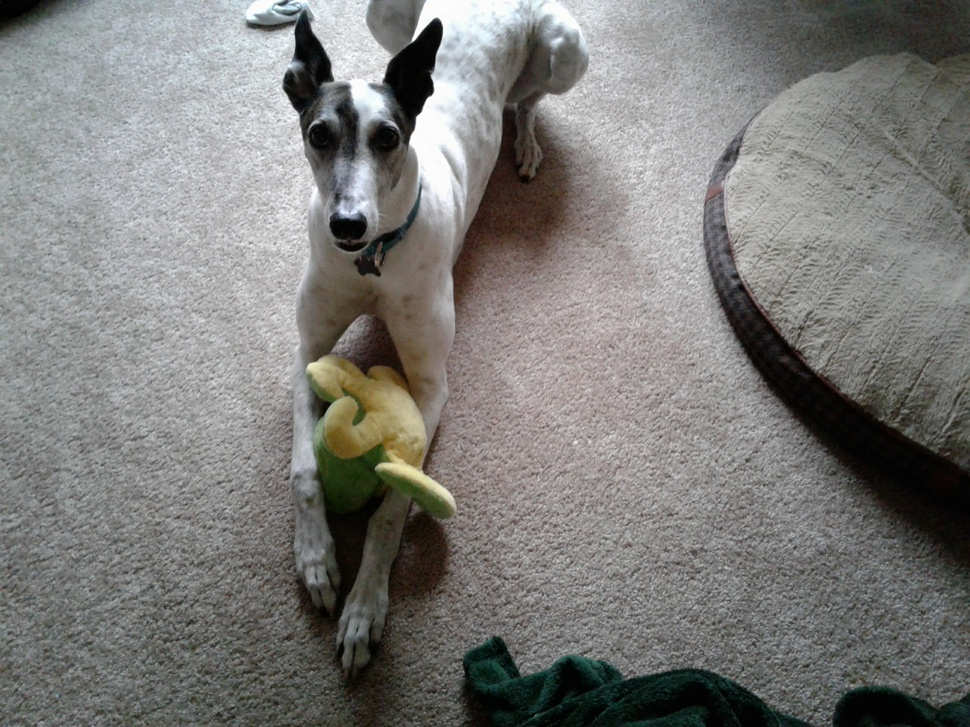
#> input picture Lectures/Tazzy.jpg, 970 x 727 px, shrunk from 2576 x 1932 before the run
$ jupyter execute --allow-errors Lecture7.ipynb
#> lines starting #> are read from the running program, lines starting #| are printed output that depends on the picture
# Lecture 7
    work in progress. PAY NO ATTENTION TO THE MAN BEHIND THE CURTAIN!!!

## What are images?

Matrices (tensors)

x*y*(r,b,g)

Let's look at Taz again and inspect the actual data.

[cell 1]
import numpy as np
import cv2

# Open CV (Open Computer Vision)
## https://opencv.org/
## https://pypi.org/project/opencv-python/
## https://docs.opencv.org/4.x/d6/d00/tutorial_py_root.html
## https://www.geeksforgeeks.org/opencv-python-tutorial/
## https://pythonprogramming.net/loading-images-python-opencv-tutorial/
## https://www.youtube.com/watch?v=oXlwWbU8l2o&ab_channel=freeCodeCamp.org

[cell 2]
# Matplotlib
import matplotlib.pyplot as plt
from PIL import Image

img = np.asarray(Image.open('Tazzy.jpg'))
#> img is the input picture: shape (727, 970, 3); mean R, G, B 124.1, 123.6, 121.1
print(img)
#> (printed output is left out)
print(f'Image Shape: {img.shape}')
#| Image Shape: (727, 970, 3)

plt.imshow(img)

[cell 3]
# OpenCV

imgcv = cv2.imread("Tazzy.jpg")
print(imgcv)
#> (printed output is left out)
# cv2.imshow('Tazzy', imgcv)
plt.imshow(imgcv)

# imgcv_RGB = cv2.cvtColor(imgcv, cv2.COLOR_BGR2RGB)
# plt.imshow(imgcv_RGB)
# cv2.imshow("Display window", imgcv)

Notice Color differences in how the matrices are loaded and displayed? Let's directly compare the matrices.

If they're the same.... subtracting one from the other SHOULD result in a matrix of same shape but all zero....which should appear BLACK when plotted.

[cell 4]
delta_img = img - imgcv
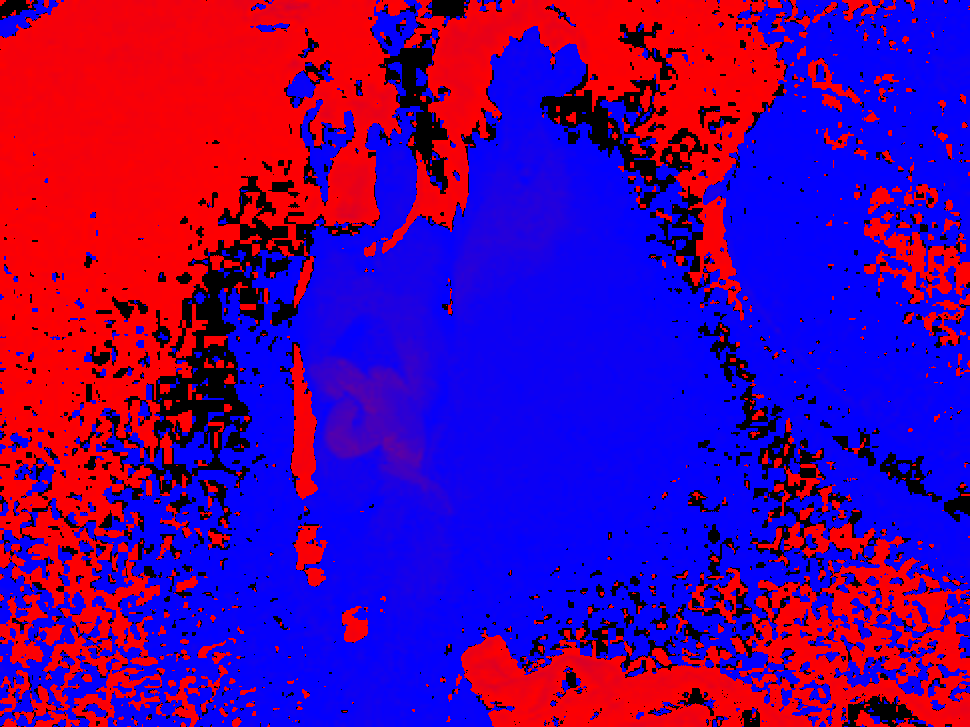
#> delta_img: shape (727, 970, 3); mean R, G, B 91.7, 0, 141.5
# delta_img = img - imgcv_RGB

plt.imshow(delta_img)

# What about Greyscale?

Greyscale images are flat matrices, which are x * y * v(value)

For Matplotlib:

    https://stackoverflow.com/questions/12201577/how-can-i-convert-an-rgb-image-into-grayscale-in-python

For OpenCV:


[cell 5]
# Plt
img_gray = Image.open('Tazzy.jpg').convert('L')
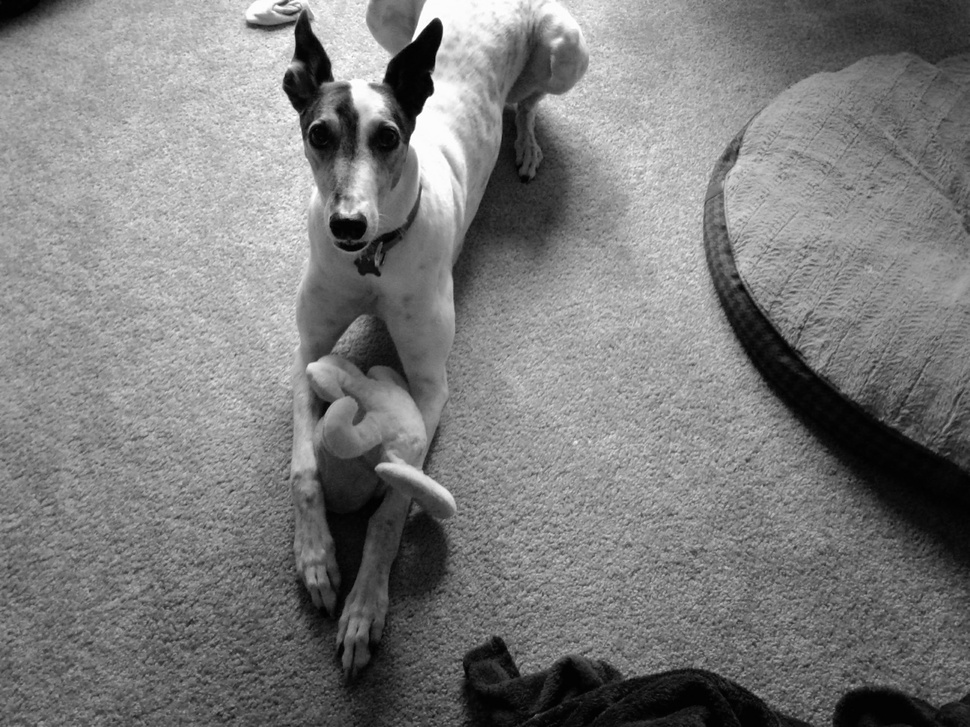
#> img_gray: PIL image 970x727 L; min 0, max 255, mean 123.5
print(img_gray)
#| <PIL.Image.Image image mode=L size=970x727 at 0x7F2630AFBA50>
# img_gray = Image.open('Tazzy.jpg').convert('LA')
plt.imshow(img_gray)

# 'LA' indicates that there is an alpha or transparency layer included (img edicting from phones)

[cell 6]
#cv2
imgcv_gray = cv2.cvtColor(imgcv, cv2.COLOR_BGRA2GRAY)
print(imgcv_gray.shape)
#| (727, 970)
plt.imshow(imgcv_gray)
print(np.max(imgcv_gray))
#| 255
print(np.min(img_gray))
#| 0
plt.imshow(imgcv_gray, cmap='gray')
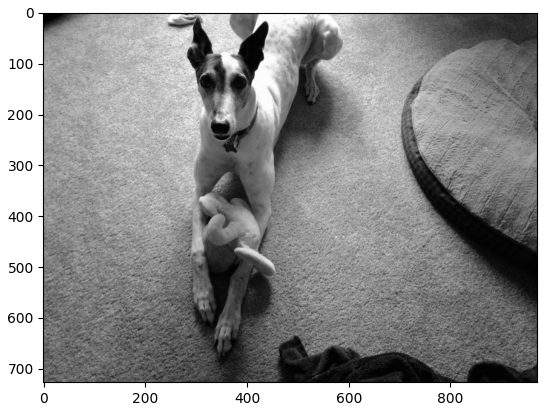
#> figure drawn by matplotlib, 1 panel
